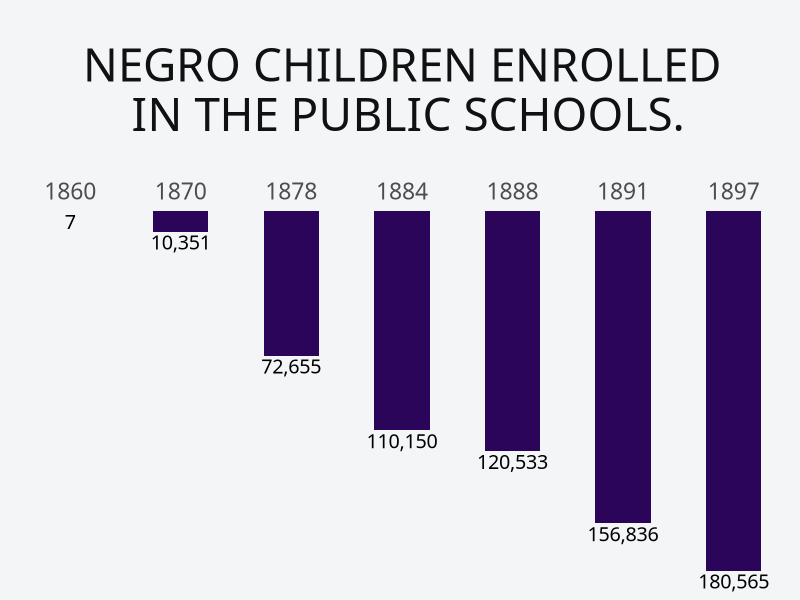
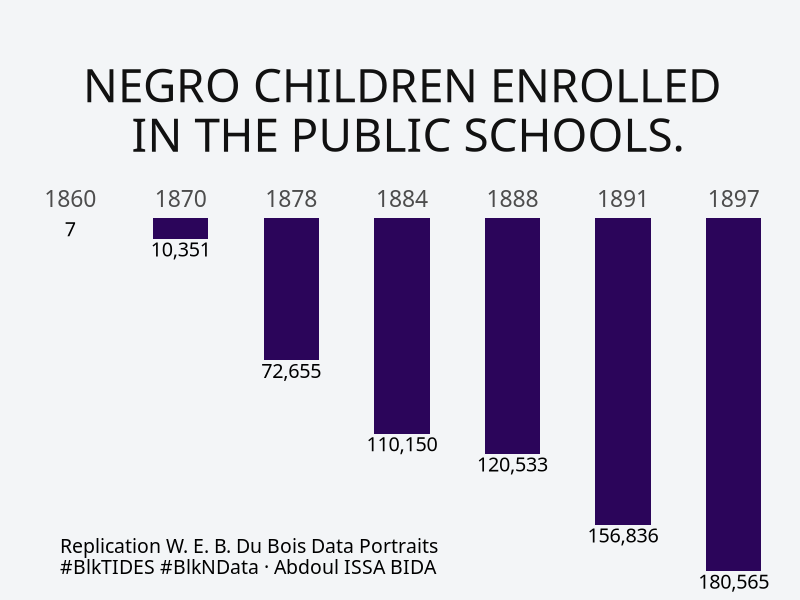
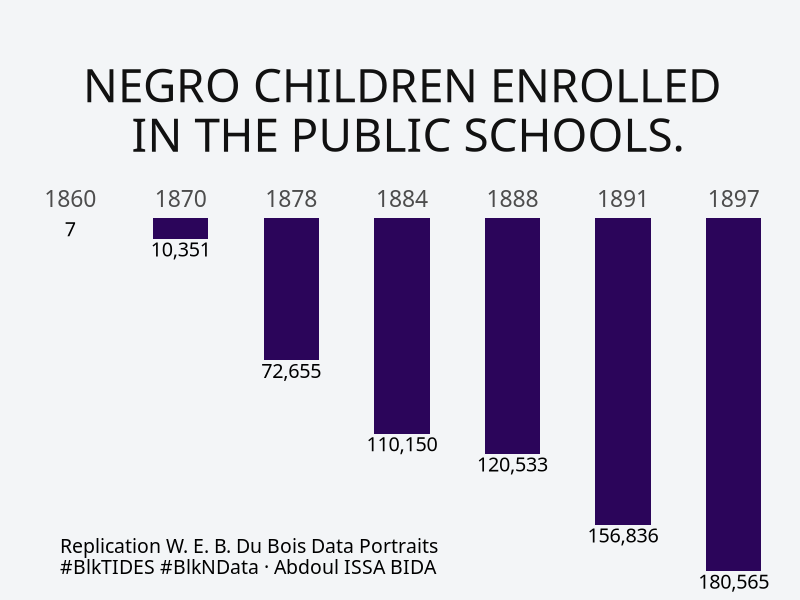

R code for these plots, in order: (Note: this script raises an error after producing the figures.)
# Load libraries ----------------------------------------------------------
library(tidyverse)
library(cowplot)
# Data Reading and Wrangling ----------------------------------------------
# Not Classic Tidytuesday
df <- tibble(
  year = c("1860", "1870", "1878", "1884", "1888", "1891", "1897"), 
  number = c(7, 10351, 72655, 110150, 120533, 156836, 180565)
)

# Graphic -----------------------------------------------------------------

caption <- "Replication W. E. B. Du Bois Data Portraits \n#BlkTIDES #BlkNData · Abdoul ISSA BIDA"
(plot <- df %>% 
  ggplot(aes(x = year)) +
  geom_bar(aes( y = -number), stat = "identity", width = 0.5, fill = "#2B055A") + 
  geom_text(aes(y = -(number + 5500), label = scales::comma(number)), family = "Gotham Bold", size = 5) + 
  scale_x_discrete(position = "top") + 
  scale_y_continuous(
    expand = expansion(mult = c(.05,0.0125))
  ) + 
  labs(title = "NEGRO CHILDREN ENROLLED\n IN THE PUBLIC SCHOOLS.") +
    
  theme(
    text = element_text(color = "#111111"),
    axis.text = element_text(family = "Gotham Bold", size = rel(1.5)),
    plot.title = element_text(family = "Gotham Bold",hjust = .5, size = rel(3), margin = margin(b = 25)),
    axis.text.y = element_blank(),
    axis.title = element_blank(), 
    axis.ticks = element_blank(),
    panel.grid = element_blank(),
    
    panel.background = element_rect(fill = "#F3F5F7", color = NA),
    plot.background = element_rect(fill = "#F3F5F7", color = NA),
    plot.margin = margin(t = 35)
  )
)

ggdraw(plot) + 
  draw_label(x = .075, y = .075, label = caption, hjust = 0, fontfamily= "Gotham Bold" ) + 
  theme(
    plot.background = element_rect(fill = "#F3F5F7", color = NA), 
    plot.margin = margin(t = 15)
  )

# Saving ------------------------------------------------------------------
path <- here::here("2021_w47", "tidytuesday_2021_w47")
ggsave(filename = glue::glue("{path}.pdf"), width = 12, height = 12.5, device = cairo_pdf)

pdftools::pdf_convert(
  pdf = glue::glue("{path}.pdf"),
  filenames = glue::glue("{path}.png"),
  dpi = 320
)
